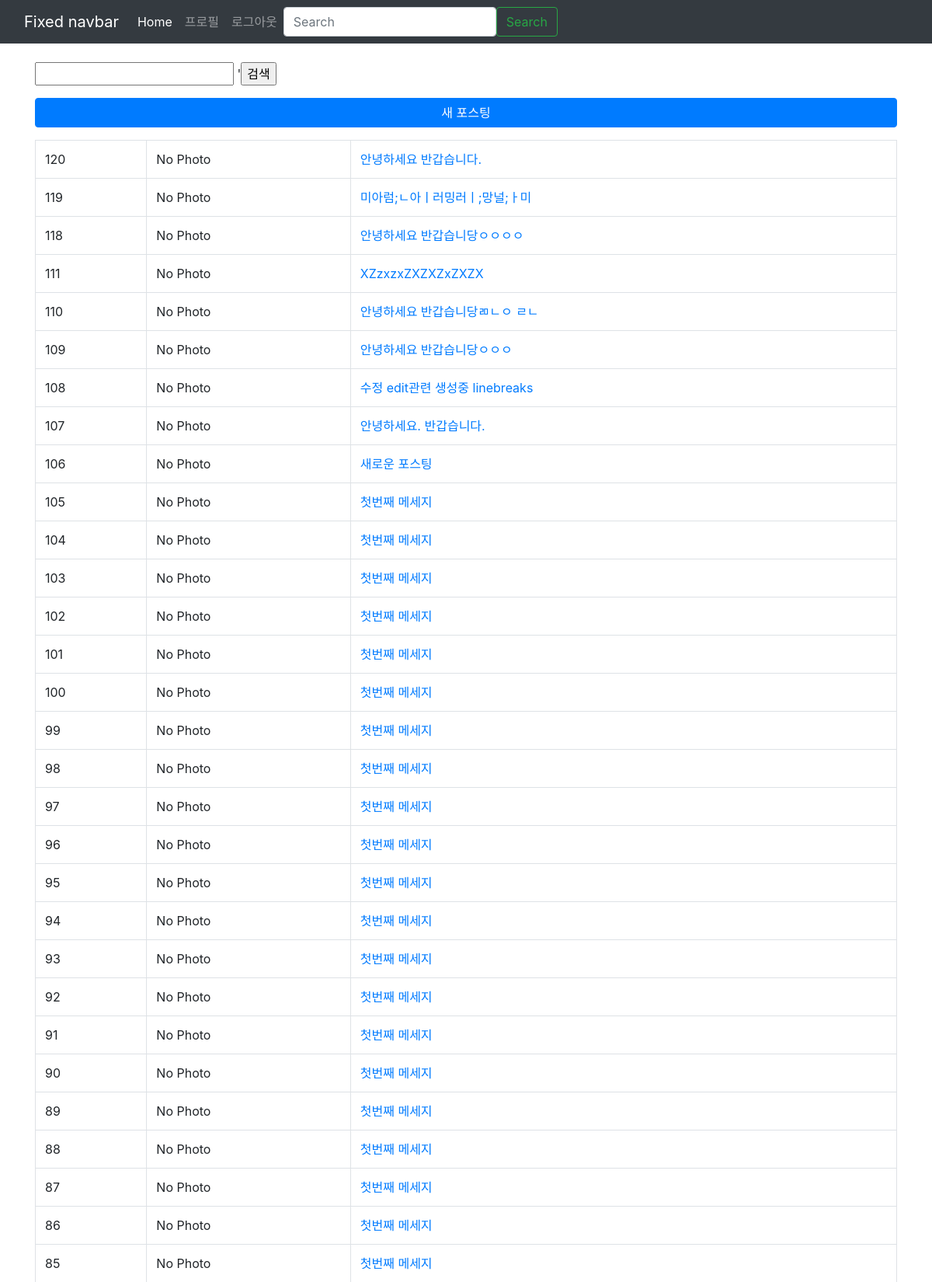
The page /instagram/ (signed in, upper part) on the database its author committed.
### instagram/models.py (models this page shows, shortened)
class Post(models.Model):
    author = models.ForeignKey(settings.AUTH_USER_MODEL, on_delete=models.CASCADE)
    message = models.TextField(
        validators=[MinLengthValidator(10)]
    )
    photo = models.ImageField(blank=True, upload_to='instagram/post/%Y%m%d')
    tag_set = models.ManyToManyField('Tag', blank=True)
    is_public = models.BooleanField(default=False, verbose_name='공개여부')
    created_at = models.DateTimeField(auto_now_add=True)
    updated_at = models.DateTimeField(auto_now=True)
    def get_absolute_url(self):
        return reverse('instagram:post_detail', args=[self.pk])
    class Meta:
        ordering = ['-id']

### instagram/views.py (the view)
class PostListView(LoginRequiredMixin, ListView):
    model = Post
    paginate_by = 100

### instagram/templates/instagram/post_list.html (shortened to what this page needs)
{% extends "Instagram/layout.html" %}
{% load bootstrap4 %}
{% block content %}
    <form action="" method="get">
        <input type="text" name="q" value="{{q}}" />
        '<input type="submit" value="검색" />
    </form>
    <a href="{% url 'instagram:post_new' %}" class="btn btn-primary btn-block mt-3 mb-3">
        새 포스팅
    </a>
    <table class="table table-bordered table-hover">
        <tbody>
            {% for post in post_list %}
                <tr>
                    <td>
                        {{ post.pk }}
                    </td>
                    <td>
                            No Photo
                    </td>
                    <td>
                        <a href="{{ post.get_absolute_url }}">
                            {{ post.message }}
                        </a>
                    </td>
                </tr>
            {% endfor %}
        </tbody>
    </table>
{% endblock content %}

### askcompany/templates/layout.html (style rules this page uses)
body { padding-top: 5rem; padding-bottom: 2rem; }

### rows shown on the page
Post: pk "120", message "안녕하세요 반갑습니다."
Post: pk "119", message "미아럼;ㄴ아ㅣ러밍러ㅣ;망널;ㅏ미"
Post: pk "118", message "안녕하세요 반갑습니당ㅇㅇㅇㅇ"
Post: pk "111", message "XZzxzxZXZXZxZXZX"
Post: pk "110", message "안녕하세요 반갑습니당ㄻㄴㅇ ㄹㄴ"
Post: pk "109", message "안녕하세요 반갑습니당ㅇㅇㅇ"
Post: pk "108", message "수정 edit관련 생성중 linebreaks"
Post: pk "107", message "안녕하세요. 반갑습니다."
Post: pk "106", message "새로운 포스팅"
Post: pk "105", message "첫번째 메세지"
Post: pk "104", message "첫번째 메세지"
Post: pk "103", message "첫번째 메세지"
Post: pk "102", message "첫번째 메세지"
Post: pk "101", message "첫번째 메세지"
Post: pk "100", message "첫번째 메세지"
Post: pk "99", message "첫번째 메세지"
Post: pk "98", message "첫번째 메세지"
Post: pk "97", message "첫번째 메세지"
Post: pk "96", message "첫번째 메세지"
Post: pk "95", message "첫번째 메세지"
Post: pk "94", message "첫번째 메세지"
Post: pk "93", message "첫번째 메세지"
Post: pk "92", message "첫번째 메세지"
Post: pk "91", message "첫번째 메세지"
Post: pk "90", message "첫번째 메세지"
Post: pk "89", message "첫번째 메세지"
Post: pk "88", message "첫번째 메세지"
Post: pk "87", message "첫번째 메세지"
Post: pk "86", message "첫번째 메세지"
Post: pk "85", message "첫번째 메세지"
